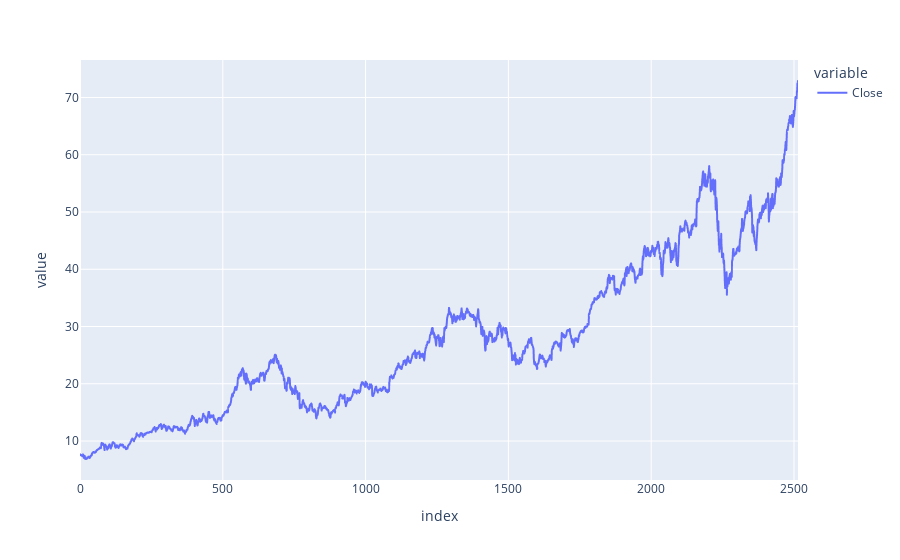

Source (notebook cell):
### Code cell
import plotly.express as px

fig = px.line(df.Close)
fig.show()

### Figure 1 — Plotly figure (JSON) as saved in the notebook; plotly's stock layout.template omitted (floating-point values rounded to 4 significant figures; data arrays with more than 128 entries replaced by an {"elided": "..."} marker saying what was removed)
{"data": [{"hovertemplate": "variable=Close<br>index=%{x}<br>value=%{y}<extra></extra>", "legendgroup": "Close", "line": {"color": "#636efa", "dash": "solid"}, "marker": {"symbol": "circle"}, "mode": "lines", "name": "Close", "showlegend": true, "type": "scattergl", "x": {"elided": "2515 int values"}, "xaxis": "x", "y": {"elided": "2515 float values"}, "yaxis": "y"}], "layout": {"legend": {"title": {"text": "variable"}, "tracegroupgap": 0}, "margin": {"t": 60}, "xaxis": {"anchor": "y", "domain": [0, 1], "title": {"text": "index"}}, "yaxis": {"anchor": "x", "domain": [0, 1], "title": {"text": "value"}}}}
